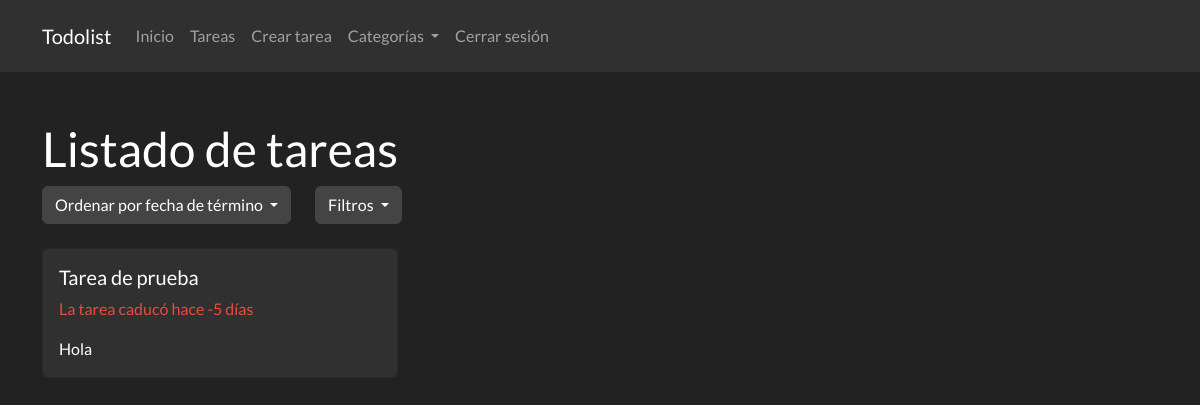
Before: /tarea/ (signed in) with the older database file.
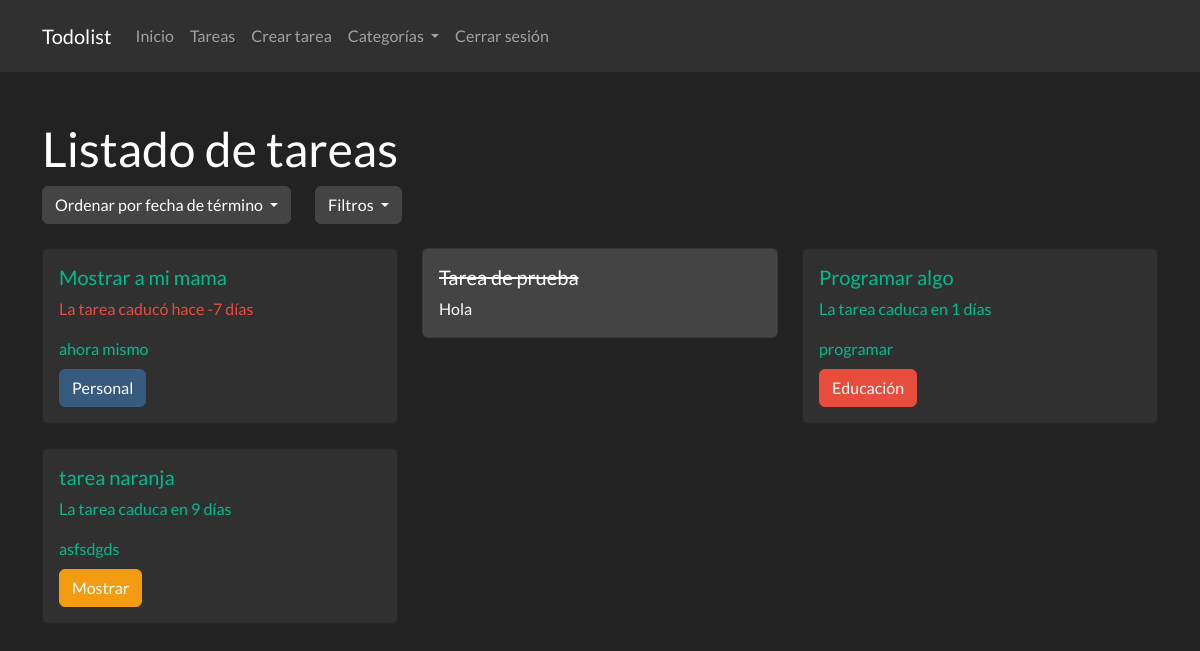
After: the same page with the newer database file.
### app.py (models this page shows, shortened)
class Tarea(db.Model):
    id = db.Column(db.Integer, primary_key=True)
    titulo = db.Column(db.String(100), nullable=False)
    descripcion = db.Column(db.String(200), nullable=False)
    fecha_termino = db.Column(db.DateTime, nullable=False)
    estado = db.Column(db.Boolean, default=False)
    usuario_id = db.Column(db.Integer, db.ForeignKey('usuario.id'), nullable=False)
    categoria_id = db.Column(db.Integer, db.ForeignKey('categoria.id'), nullable=True)

### routes/tareas.py (the view, shortened to what this page needs)
@app.route('/tarea/', methods=['GET', 'POST'])
@app.route('/tarea/<int:id>', methods=['GET', 'POST'])
@app.route('/tarea/filtrar/<estado>', methods=['GET', 'POST'])
@login_required
def verTareas(id=None, estado=None):
    orden = request.args.get('orden', 'asc')
    query = Tarea.query.filter_by(usuario_id=current_user.id)
    if id is None:
        if orden == 'asc':
            query = query.order_by(Tarea.fecha_termino.asc())
        elif orden == 'desc':
            query = query.order_by(Tarea.fecha_termino.desc())
        tareas = query.all()
        for tarea in tareas:
            if tarea.categoria_id is not None:
                tarea.color = obtenerColorCategoria(tarea.categoria_id)
                tarea.categoria_nombre = obtenerNombreCategoria(tarea.categoria_id)
        return render_template('tareas.html', tareas=tareas, calcDiasRestantes = calcDiasRestantes, orden=orden, estado=estado)

### app.py (called while the page is built)
def calcDiasRestantes(fecha_termino):
    fecha_actual = datetime.now().date()
    dias_restantes = (fecha_termino.date()) - fecha_actual
    return dias_restantes.days

def obtenerColorCategoria(idCategoria):
    categoria = Categoria.query.filter_by(id=idCategoria).first()
    return categoria.color

def obtenerNombreCategoria(idCategoria):
    categoria = Categoria.query.filter_by(id=idCategoria).first()
    return categoria.nombre

### routes/usuario.py (called while the page is built)
@login_manager.user_loader
def load_user(id):
    return Usuario.query.get(int(id))

### templates/tareas.html (shortened to what this page needs)
{% extends "base.html" %}
{% block content %}
<h1 class="mt-5">Listado de tareas</h1>
<div class="d-flex">
    <div class="row justify-content-center">
        <div class="col">
            <div class="dropdown">
                <a class="btn btn-secondary dropdown-toggle" href="#" role="button" id="dwFechas" data-toggle="dropdown"
                    aria-haspopup="true" aria-expanded="false">
                    Ordenar por fecha de término
                </a>
            </div>
        </div>
        <div class="col">
            <div class="dropdown">
                <a class="btn btn-secondary dropdown-toggle" href="#" role="button" id="dwOpciones" data-toggle="dropdown"
                    aria-haspopup="true" aria-expanded="false">
                    Filtros
                </a>
            </div>
        </div>
    </div>
</div>
<div class="row">
    {% for tarea in tareas %}
    <div class="col-md-4">
        <a href="{{ url_for('verTareas', id=tarea.id) }}" class="card-link" style="text-decoration: none;">
            <div class="card mt-4 {% if tarea.estado %}bg-secondary{% endif %}">
                <div class="card-body">
                    <h5 class="card-title" {% if tarea.estado %}style="text-decoration: line-through;" {% endif %}>{{
                        tarea.titulo }}</h5>
                    {% if not tarea.estado %}
                    {% if calcDiasRestantes(tarea.fecha_termino) > 0 %}
                    <p class="text-success">La tarea caduca en {{ calcDiasRestantes(tarea.fecha_termino) }} días</p>
                    {% elif calcDiasRestantes(tarea.fecha_termino) == 0 %}
                    <p class="text-warning">La tarea caduca hoy</p>
                    {% else %}
                    <p class="text-danger">La tarea caducó hace {{ calcDiasRestantes(tarea.fecha_termino) }} días</p>
                    {% endif %}
                    {% endif %}
                    <p class="card-text">{{ tarea.descripcion }}</p>
                    {% if tarea.categoria_id != None %}
                        <a href="{{ url_for('verCategoria', id=tarea.categoria_id ) }}" class="btn btn-{{tarea.color}} mt-2">{{ tarea.categoria_nombre}}</a>
                    {% endif %}
                </div>
            </div>
        </a>
    </div>
    {% endfor %}
</div>
{% endblock %}

### templates/base.html (shortened to what this page needs)
<!DOCTYPE html>
<html lang="es">
<head>
    <link href="https://cdn.jsdelivr.net/npm/bootstrap@5.0.2/dist/css/bootstrap.min.css" rel="stylesheet">
    <link rel="stylesheet" href="https://bootswatch.com/5/darkly/bootstrap.min.css">
    <link rel="stylesheet" type="text/css" href="https://cdn.jsdelivr.net/npm/toastify-js/src/toastify.min.css">
    <link rel="stylesheet" href="https://cdn.jsdelivr.net/npm/bootstrap-icons@1.10.5/font/bootstrap-icons.css">
</head>
<body>
    <nav class="navbar navbar-expand-lg navbar-dark bg-dark">
        <div class="container">
            <a class="navbar-brand" href="{{ url_for('index' ) }}">Todolist</a>
            <div class="collapse navbar-collapse" id="navbarNav">
                <ul class="navbar-nav ml-auto">
                    <li class="nav-item">
                        <a class="nav-link" href="{{ url_for('index' ) }}">Inicio</a>
                    </li>
                    <li class="nav-item">
                        <a class="nav-link" href="{{ url_for('verTareas' ) }}">Tareas</a>
                    </li>
                    <li class="nav-item">
                        <a class="nav-link" href="{{ url_for('crearTarea' ) }}">Crear tarea</a>
                    </li>
                    <li class="nav-item dropdown">
                        <a class="nav-link dropdown-toggle" href="#" id="categoriasDD" role="button"
                            data-bs-toggle="dropdown" aria-expanded="true">
                            Categorías
                        </a>
                    </li>
                    {% if current_user.is_authenticated %}
                    <li class="nav-item">
                        <a class="nav-link" href="{{ url_for('logout' ) }}">Cerrar sesión</a>
                    </li>
                    {% endif %}
                </ul>
            </div>
        </div>
    </nav>
    <div class="container mt-4">
        {% block content %}{% endblock %}
    </div>
</body>
</body>
</html>

Changed rows visible on the page:
added Tarea: titulo "Mostrar a mi mama", fecha_termino "-7", descripcion "ahora mismo", categoria_nombre "Personal"
changed Tarea "Tarea de prueba": estado False → True (drawn); fecha_termino "-5" → (not shown)
added Tarea: titulo "Programar algo", fecha_termino "1", descripcion "programar", categoria_nombre "Educación"
added Tarea: titulo "tarea naranja", fecha_termino "9", descripcion "asfsdgds", categoria_nombre "Mostrar"
